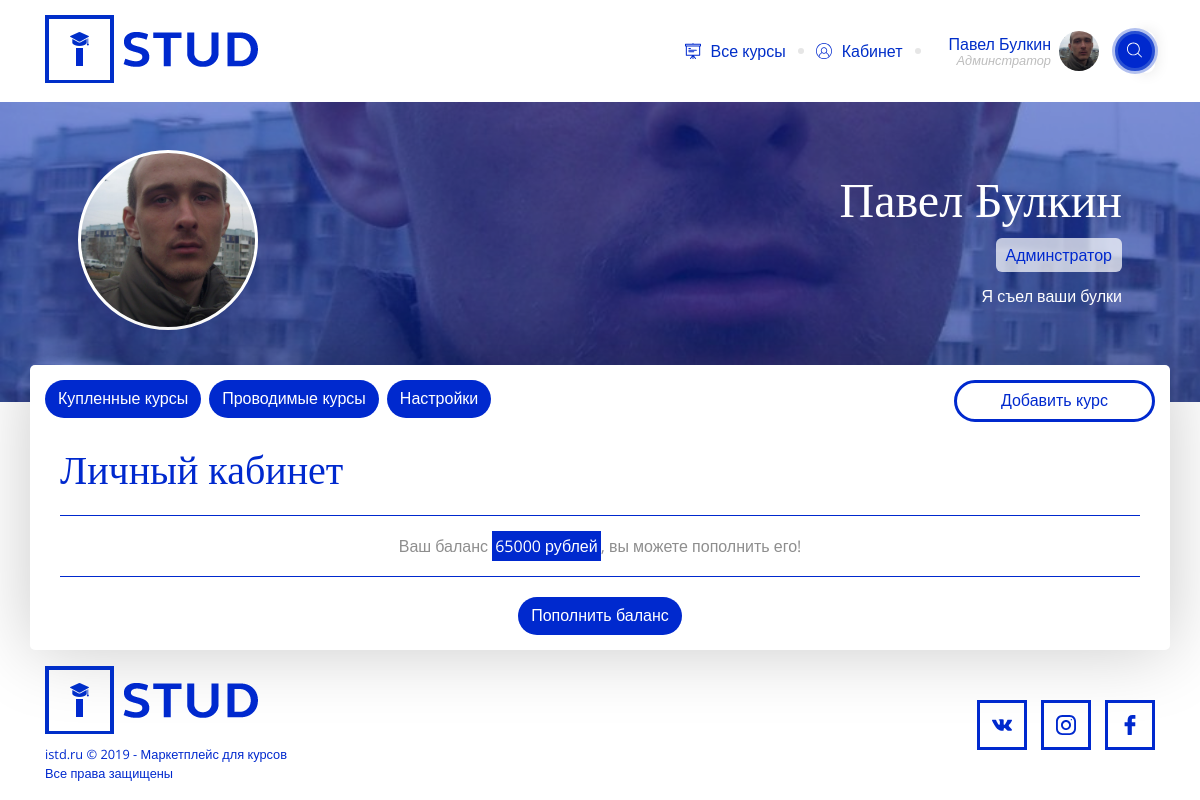
/cabinet/ (signed in), run on the app's committed database.
### users/models.py (models this page shows, shortened)
class User(AbstractBaseUser, PermissionsMixin):
    email = models.EmailField('email', unique=True)
    username = models.CharField('username', max_length=50, null=True, blank=True)
    first_name = models.CharField('Имя пользователя', max_length=30, blank=True, null=True, default=None)
    date_joined = models.DateTimeField('дата регистрации', auto_now_add=True)
    is_staff = models.BooleanField('сотрудник?', default=False)
    is_confirm = models.BooleanField('подтверждённый юзер', default=False)
    objects = UserManager()
    USERNAME_FIELD = 'email'
    REQUIRED_FIELDS = []
    class Meta:
        verbose_name = 'пользователь'
        verbose_name_plural = 'пользователи'
    def get_full_name(self):
        return self.first_name
    def userdata(self):
        return Profile.objects.get(user=self.pk)

### users/_models_proxy.py (models this page shows, shortened)
class UserProfile(models.Model):
    GENDER_CHOICES = (
        ('M', 'Мужской'),
        ('F', 'Женский'),
    )
    user = models.OneToOneField(settings.AUTH_USER_MODEL, on_delete=models.CASCADE)
    age = models.IntegerField('Возраст пользователя', blank=True, null=True)
    city = models.CharField('Город', max_length=100, blank=True, null=True)
    avatar = models.ImageField('Аватар', upload_to='avatars/', blank=True, null=True)
    about = models.TextField('О себе', blank=True, null=True)
    sex = models.CharField(choices=GENDER_CHOICES, max_length=1)
    balance = models.PositiveSmallIntegerField('Баланс', default=0)
    class Meta:
        verbose_name = 'Профиль пользователя'
        verbose_name_plural = 'Профили пользователя'

### users/views.py (the view)
# urls.py: path('cabinet/', UserCabinetChangeTemplate.as_view(), name="cabinet"),
class UserCabinetChangeTemplate(UserCabinetTemplate):
    template_name = 'cabinet.html'
    def get_context_data(self, **kwards):
        context = super(UserCabinetChangeTemplate, self).get_context_data(**kwards)
        context['user'] = self.request.user
        return context

### main/views.py (called while the page is built)
    def get_context_data(self, **kwards):
        context = super(BaseView, self).get_context_data(**kwards)
        if self.request.session.session_key is None:
            self.request.session.create()
        context['main'] = modelsAdmin.AdminModel
        return context

### users/views.py (called while the page is built)
    def get_context_data(self, **kwards):
        context = super(UserCabinetTemplate, self).get_context_data(**kwards)
        context['user'] = self.request.user
        return context

    def dispatch(self, request, *args, **kwargs):
        if not request.user.is_authenticated:
            return HttpResponseRedirect(reverse('index'))
        return super(UserCabinetTemplate, self).dispatch(request, *args, **kwargs)

### templates/cabinet.html
{% extends 'lk.html' %}
{% load static %}
{% block bg %}class="none"{% endblock %}
{% block lk_content %}
  <div class="container">
	<h1>Личный кабинет</h1>
	<div class="limitter">
		Ваш баланс <span>{{ request.user.userdata.balance }} рублей</span>, вы можете пополнить его!
	</div>
	<div class="d-flex justify-content-center">
		<a href="#" data-toggle="modal" data-target="#balance" class="btn">Пополнить баланс</a>
	</div>
  </div>
{% endblock %}

### templates/lk.html (shortened to what this page needs)
{% extends 'base.html' %}
{% load static %}
{% block content %}
    <section id="cabinet">
        <div class="background-user" style="background-image: url('/media/{{ request.user.userdata.avatar }}'); background-position: 0 -518px; background-attachment: fixed;">
            <div class="container p-5">
                <div class="profile-header d-flex justify-content-between align-items-center">
                    <div class="ava big-ava" style="background-image: url('/media/{{ request.user.userdata.avatar }}');"></div>
                    <div class="about-user">
                        <h2>{{ request.user.get_full_name }}</h2>
                        <div class="label label-user">{{ request.user.username }}</div>
                        <div class="user-info">{{ request.user.userdata.about }}</div>
                    </div>
                </div>
            </div>
        </div>
        <div class="container user-lk-content">
            <div class="lk-main-content">
                <div class="d-flex justify-content-between lk-menu-content">
                    <nav class="lk-menu">
                        <ul class="d-flex align-items-center">
                            <li><a href="{% url 'bought' %}" class="btn mr-2">Купленные курсы</a></li>
                            <li><a href="/" class="btn mr-2">Проводимые курсы</a></li>
                            <li><a href="/" class="btn mr-2">Настройки</a></li>
                        </ul>
                    </nav>
                    <a href="/" class="btn btn-empty">Добавить курс</a>
                </div>
                {% block lk_content %}
                {% endblock %}
            </div>
        </div>
    </section>
{% endblock %}

### templates/base.html (shortened to what this page needs)
{% load static %}
<!doctype html>
<html lang="ru">
<head>
    <link rel="stylesheet" href="https://stackpath.bootstrapcdn.com/bootstrap/4.3.1/css/bootstrap.min.css"
>
    <link rel="stylesheet" href="https://cdnjs.cloudflare.com/ajax/libs/OwlCarousel2/2.3.4/assets/owl.carousel.min.css">
    <link rel="stylesheet" href="{% static 'dist/css/styles.css' %}">
</head>
<body {% block bg %}{% endblock %}>
<header>
    <div class="container d-flex justify-content-between">
        <a href="/" class="logo"></a>
        <div class="d-flex align-items-center">
            <nav class="main-menu">
                <ul class="d-flex">
                    <li class="d-flex align-items-center"><a href="{% url 'courses' %}" class="d-flex align-items-center">
                        <svg class="icon">
                            <use xlink:href="{% static '/dist/img/svg/sprite.svg' %}#cources"></use>
                        </svg>
                        Все курсы
                    </a></li>
                    {% if request.user.is_authenticated %}
                        <li class="d-flex align-items-center">
                            <a href="/cabinet" class="d-flex align-items-center">
                                <svg class="icon">
                                    <use xlink:href="{% static '/dist/img/svg/sprite.svg' %}#ava"></use>
                                </svg>
                                Кабинет
                            </a>
                        </li>
                    {% endif %}
                </ul>
            </nav>
            {% if request.user.is_authenticated %}
                <div class="about-user d-flex align-items-center m-3">
                    <div class="data mr-2">
                        {% if user %}
                            <div>{{ request.user.get_full_name }}</div>
                        {% endif %}
                        <div class="label">{{ request.user.username }}</div>
                    </div>
                    <div class="avatar" style="background-image: url('/media/{{ request.user.userdata.avatar }}');"></div>
                </div>
            {% endif %}
            <div class="search">
                <form action="{% url 'search' %}" method="get">
                    <button class="btn search-btn"
                            onclick="$('.close-search svg').css({'opacity': '1'});$('.search input').css({'width':'690px'});if($('.search input').css('width') !== '690px'){return false;}">
                        <svg class="icon">
                            <use xlink:href="{% static '/dist/img/svg/sprite.svg' %}#glass"></use>
                        </svg>
                    </button>
                </form>
            </div>
        </div>
    </div>
</header>
{% block content %}
{% endblock %}
<footer>
    <div class="container pb-3 pt-3 d-flex align-items-center justify-content-between">
        <div>
            <a href="/" class="logo footer-logo"></a>
            <div class="copy">
                istd.ru © 2019 - Маркетплейс для курсов <br>
                Все права защищены
            </div>
        </div>
        <div class="social">
            <ul>
                <li><a href="https://vk.com">
                    <svg class="icon">
                        <use xlink:href="{% static '/dist/img/svg/sprite.svg' %}#vk"></use>
                    </svg>
                </a></li>
                <li><a href="https://instagram.com">
                    <svg class="icon">
                        <use xlink:href="{% static '/dist/img/svg/sprite.svg' %}#inst"></use>
                    </svg>
                </a></li>
                <li><a href="https://facebook.com">
                    <svg class="icon">
                        <use xlink:href="{% static '/dist/img/svg/sprite.svg' %}#fb"></use>
                    </svg>
                </a></li>
            </ul>
        </div>
    </div>
</footer>
</body>
</html>

### data on the page
User: user.get_full_name "Павел Булкин", user.username "Админстратор", user.userdata.avatar (picture), user.userdata.about "Я съел ваши булки", user.userdata.balance "65000"
